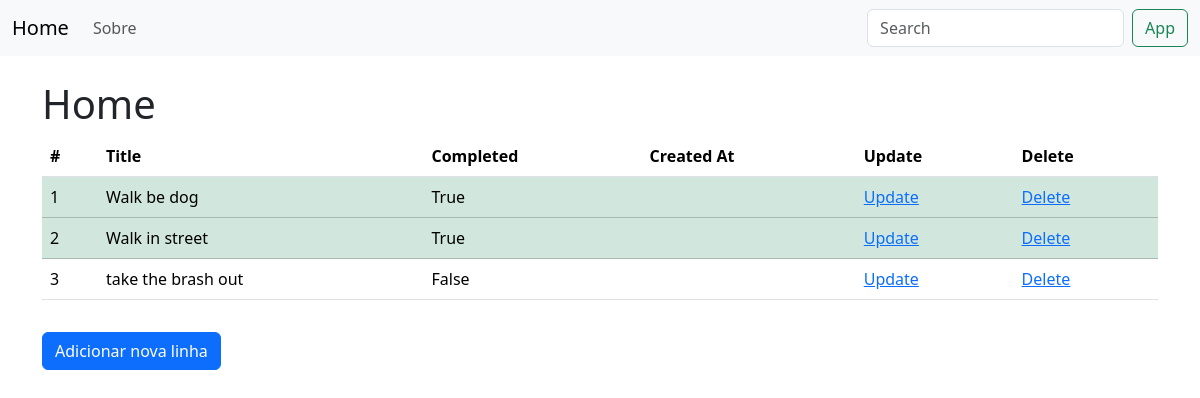
Before: / with the older database file.
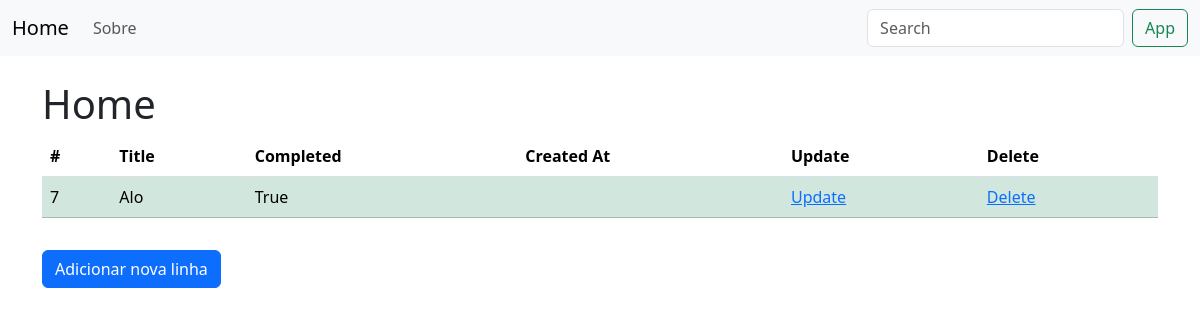
After: the same page with the newer database file.
### todo/models.py (models this page shows, shortened)
class todo(models.Model):
    title = models.CharField(max_length=200)
    completed = models.BooleanField(default=False)

### todo/views.py (the view)
# urls.py: path('', views.home, name='home'),
def home(request):
    todos = todo.objects.all()
    return render(request, 'home.html', {'todos': todos})

### todo/templates/home.html
{% extends 'base.html' %}
{% block content %}
<h1>Home </h1>
{% if todos %}
    <table class="table">
        <thead>
            <tr>
                <th scope="col">#</th>
                <th scope="col">Title</th>
                <th scope="col">Completed</th>
                <th scope="col">Created At</th>
                <th scope="col">Update</th>
                <th scope="col">Delete</th>
            </tr>
        </thead>
        <tbody>
        {% for todo in todos %}
            {% if todo.completed %}
                <tr class="table-success">
                    <td>{{ todo.id }}</td>
                    <td>{{ todo.title }}</td>
                    <td>{{ todo.completed }}</td>
                    <td>{{ todo.created_at }}</td>
                    <td><a href="{% url 'update' todo.id %}">Update</a></td>
                    <td><a href="{% url 'delete' todo.id %}">Delete</a></td>
                </tr>
            {% else %}
                <tr>
                    <td>{{ todo.id }}</td>
                    <td>{{ todo.title }}</td>
                    <td>{{ todo.completed }}</td>
                    <td>{{ todo.created_at }}</td>
                    <td><a href="{% url 'update' todo.id %}">Update</a></td>
                    <td><a href="{% url 'delete' todo.id %}">Delete</a></td>
                </tr>
            {% endif %}
        {% endfor %}
        </tbody>
    </table>
    <a href="{% url 'adicionar_todo' %}" class="btn btn-primary mt-3">Adicionar nova linha</a>
{% else %}
    <p>Não há tarefas. <br>
     <a href="{% url 'adicionar_todo' %}" class="btn btn-primary mt-3">Adicione</a></p>
{% endif %}
{% endblock %}

### todo/templates/base.html (shortened to what this page needs)
<!doctype html>
<html lang="en">
  <head>
    <link href="https://cdn.jsdelivr.net/npm/bootstrap@5.3.6/dist/css/bootstrap.min.css" rel="stylesheet">
  </head>
  <body>
    <nav class="navbar navbar-expand-lg bg-body-tertiary">
      <div class="container-fluid">
        <a class="navbar-brand" href="{% url 'home' %}">Home</a>
        <div class="collapse navbar-collapse" id="navbarSupportedContent">
          <ul class="navbar-nav me-auto mb-2 mb-lg-0">
            <li class="nav-item">
              <a class="nav-link" href="{% url 'about' %}">Sobre</a>
            </li>
          </ul>
          <form class="d-flex" role="search" method="post">
            <input class="form-control me-2" type="search" placeholder="Search" aria-label="Search" name="title"/>
            <button class="btn btn-outline-success" type="submit">App</button>
          </form>
        </div>
      </div>
    </nav>
    <br>
        <div class="container">
    {% block content%}
    {% endblock %}</div>
  </body>
</html>

Changed rows visible on the page:
removed todo: id "1", title "Walk be dog", completed "True"
removed todo: id "2", title "Walk in street", completed "True"
removed todo: id "3", title "take the brash out", completed "False"
added todo: id "7", title "Alo", completed "True"
